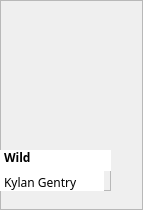
            <widget class="QFrame" name="book3">
             <property name="geometry">
              <rect>
               <x>309</x>
               <y>9</y>
               <width>143</width>
               <height>210</height>
              </rect>
             </property>
             <property name="frameShape">
              <enum>QFrame::StyledPanel</enum>
             </property>
             <property name="frameShadow">
              <enum>QFrame::Raised</enum>
             </property>
             <widget class="QLabel" name="image3">
              <property name="geometry">
               <rect>
                <x>0</x>
                <y>0</y>
                <width>111</width>
                <height>141</height>
               </rect>
              </property>
              <property name="text">
               <string/>
              </property>
              <property name="pixmap">
               <pixmap resource="Resources.qrc">:/images/book-covers/book12.png</pixmap>
              </property>
              <property name="scaledContents">
               <bool>true</bool>
              </property>
             </widget>
             <widget class="QFrame" name="frame_60">
              <property name="geometry">
               <rect>
                <x>0</x>
                <y>150</y>
                <width>111</width>
                <height>41</height>
               </rect>
              </property>
              <property name="frameShape">
               <enum>QFrame::StyledPanel</enum>
              </property>
              <property name="frameShadow">
               <enum>QFrame::Raised</enum>
              </property>
              <widget class="QPlainTextEdit" name="title3">
               <property name="geometry">
                <rect>
                 <x>0</x>
                 <y>0</y>
                 <width>111</width>
                 <height>21</height>
                </rect>
               </property>
               <property name="styleSheet">
                <string notr="true">font-weight: bold;
font-family: Baloo 2;
background: white;</string>
               </property>
               <property name="frameShape">
                <enum>QFrame::NoFrame</enum>
               </property>
               <property name="verticalScrollBarPolicy">
                <enum>Qt::ScrollBarAlwaysOff</enum>
               </property>
               <property name="tabChangesFocus">
                <bool>false</bool>
               </property>
               <property name="lineWrapMode">
                <enum>QPlainTextEdit::WidgetWidth</enum>
               </property>
               <property name="plainText">
                <string>Embrace The Wild</string>
               </property>
               <property name="textInteractionFlags">
                <set>Qt::TextSelectableByKeyboard|Qt::TextSelectableByMouse</set>
               </property>
              </widget>
              <widget class="QPlainTextEdit" name="author3">
               <property name="geometry">
                <rect>
                 <x>0</x>
                 <y>20</y>
                 <width>104</width>
                 <height>21</height>
                </rect>
               </property>
               <property name="styleSheet">
                <string notr="true">font-family: Baloo 2;
background: white;</string>
               </property>
               <property name="frameShape">
                <enum>QFrame::NoFrame</enum>
               </property>
               <property name="verticalScrollBarPolicy">
                <enum>Qt::ScrollBarAlwaysOff</enum>
               </property>
               <property name="readOnly">
                <bool>true</bool>
               </property>
               <property name="plainText">
                <string>Kylan Gentry</string>
               </property>
              </widget>
             </widget>
            </widget>
